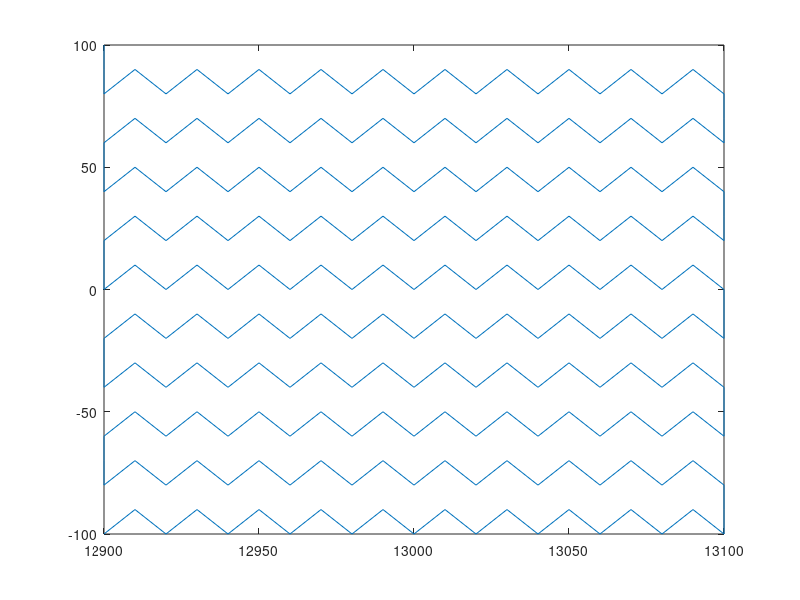

Recreate this plot in MATLAB.
clear;
v = 1;
m_x = 10;
m_y = 10;
start_y = -100;
start_x = -100;
verso_x = 1;
verso_y = 1; %1=verso positivo -1=verso negativo
x_original = zeros(1,10);
y_original = zeros(1,10);
x_original(1) = start_x;
y_original(1) = start_y;
i = 1;
while y_original(i) ~=  100
    i = i+1;
    x_original(i) = x_original(i-1) + m_x*verso_x;
    y_original(i) = y_original(i-1) + m_y*verso_y;
    verso_y = verso_y*(-1);
    if x_original(i) == -100 || x_original(i) == 100
        i = i+1;
        x_original(i) = x_original(i-1);
        y_original(i) = y_original(i-1) + m_y;
        i = i+1;
        x_original(i) = x_original(i-1);
        y_original(i) = y_original(i-1) + m_y;
        verso_x = verso_x*(-1);
    end
end
x_original = x_original.';
y_original = y_original.';
z_original = ones(length(x_original),1)*-1000;
t = zeros(length(x_original),1);
t(1) = 100;
t_g = 50;
for i=2:length(t)
    d = sqrt((x_original(i)-x_original(i-1))^2 + (y_original(i)-y_original(i-1))^2 + (z_original(i)-z_original(i-1))^2);
    t(i) = t(i-1) + d + t_g;
end
%save('original_path.mat','x_original','y_original');
x_original = x_original + 13000;
plot(x_original,y_original)
csvwrite(['rov_path_multihop',int2str(t_g),'.csv'],[t,x_original,y_original,z_original]);